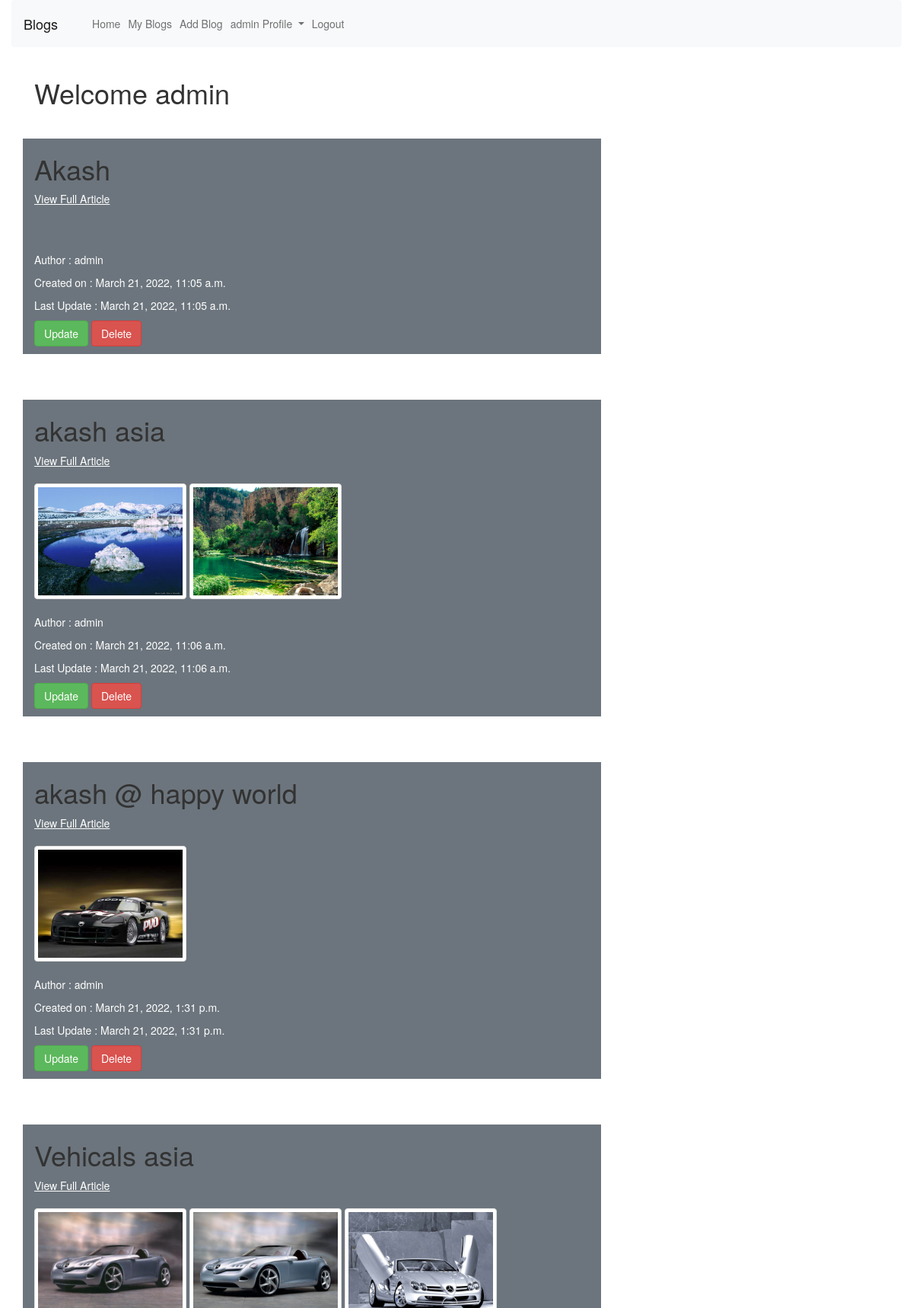
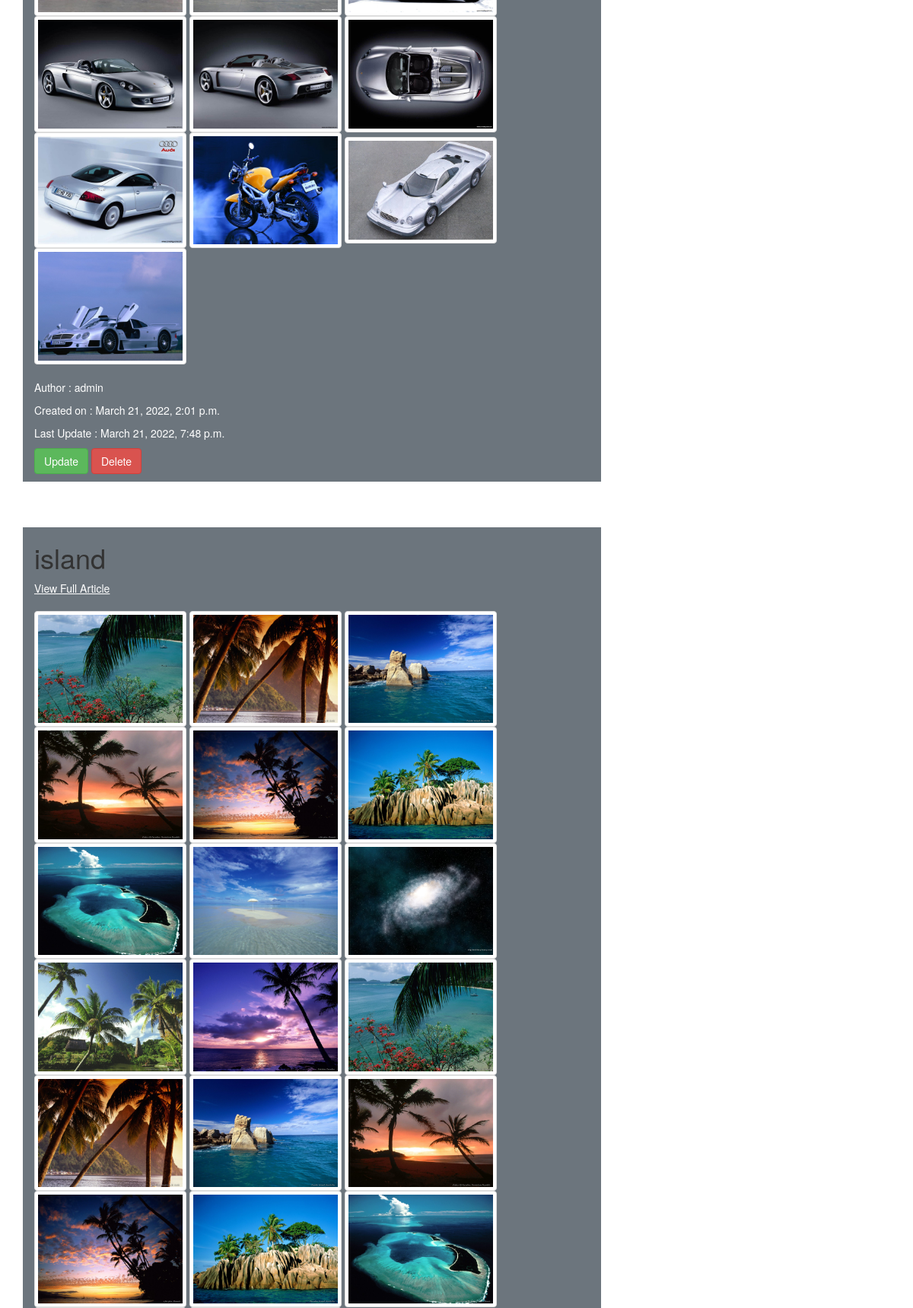
The page /myblogs/ (signed in, upper part) on the database its author committed (2 pictures, top to bottom).
### blog/models.py (models this page shows, shortened)
class Blog(models.Model):
    author=models.ForeignKey(User,on_delete=models.CASCADE)
    title=models.CharField(max_length=200)
    description=models.TextField(max_length=10000)
    created_on=models.DateTimeField(auto_now_add=True)
    updated_on=models.DateTimeField(auto_now_add=True)

class Images(models.Model):
    blogtitle = models.ForeignKey(Blog, default=None, on_delete=models.CASCADE)
    image = models.ImageField(upload_to="img",default="None")

### blog/views.py (the view)
# urls.py: path('myblogs/',views.myblogs,name='myblogs'),
def myblogs(request):
    if request.user.is_authenticated:
        blog=Blog.objects.filter(author=request.user)
        images=Images.objects.all()
        return render(request,'blog/myblogs.html',{'blogs':blog,'images':images,'name':request.user})
    else:
        return HttpResponseRedirect('/signin')

### blog/templates/blog/myblogs.html (shortened to what this page needs)
{% extends 'blog/base.html' %}
{% block body %}
<div class="container">
    <h1>Welcome {{name}}</h1>
    <div class="row">
        {% for blog in blogs %}
        <div class="col-md-8 bg-secondary my-5">
            <h1>
                {{blog.title}}
            </h1>
            <a href="{% url 'viewblog' blog.id%}" class="text-white"><u>View Full Article</u></a>
            {% for img in images %}
                {% if img.blogtitle.title == blog.title  %}
                    <img src="{{img.image.url}}" alt="image" class="img-thumbnail" height="200px" width="200px">
                {% endif %}
            {% endfor %}
            <p class="text-white">Author : {{blog.author}}</p>
            <p class="text-white">Created on : {{blog.created_on}}</p>
            <p class="text-white">Last Update : {{blog.updated_on}}</p>
            <a href="{%url 'updateblog' blog.id%}" class="btn btn-success"> Update</a>
            <a href="{%url 'deleteblog' blog.id%}" class="btn btn-danger"> Delete</a>
        </div>
        {% endfor %}
        <div class="col-md-4">
        </div>
    </div>
</div>
    {% endblock body %}

### blog/templates/blog/base.html (shortened to what this page needs)
<!DOCTYPE html>
<html lang="en">
<head>
<link href="https://cdn.jsdelivr.net/npm/bootstrap@5.1.3/dist/css/bootstrap.min.css" rel="stylesheet">
<link rel="stylesheet" type="text/css" href="//netdna.bootstrapcdn.com/bootstrap/3.1.1/css/bootstrap.min.css">
</head>
<body>
    <div class="container-fluid">
    <nav class="navbar navbar-expand-lg navbar-light bg-light">
        <a class="navbar-brand" href="#">Blogs</a>
        <div class="collapse navbar-collapse" id="navbarSupportedContent">
          <ul class="navbar-nav mr-auto">
            {% if not name %}
            <li class="nav-item active">
              <a class="nav-link" href="{%url 'home'%}">Home </a>
            </li>
            <li class="nav-item">
                <a class="nav-link" href="{%url 'signup'%}">Signup</a>
              </li>
              <li class="nav-item">
                <a class="nav-link" href="{%url 'signin'%}">Signin</a>
              </li>
              {% else %}
              <li class="nav-item active">
                <a class="nav-link" href="{%url 'dashboard'%}">Home </a>
              </li>
              <li class="nav-item active">
                <a class="nav-link" href="{%url 'myblogs'%}">My Blogs </a>
              </li>
              <li class="nav-item">
                <a class="nav-link" href="{%url 'addblog'%}">Add Blog</a>
              </li>
              <li class="nav-item dropdown">
                <a class="nav-link dropdown-toggle" href="#" id="navbarDropdown" role="button" data-toggle="dropdown" aria-haspopup="true" aria-expanded="false">
                  {{name}} Profile
                </a>
              </li>
            <li class="nav-item">
              <a class="nav-link " href="{%url 'logout'%}">Logout</a>
            </li>
            {% endif %}
          </ul>
        </div>
      </nav>
    </div>
      {% block body %}
      {% endblock body %}
</body>
</html>

### rows shown on the page
Blog: title "Akash", author "admin", created_on "March 21, 2022, 11:05 a.m.", updated_on "March 21, 2022, 11:05 a.m."
Blog: title "akash asia", author "admin", created_on "March 21, 2022, 11:06 a.m.", updated_on "March 21, 2022, 11:06 a.m."
Images: image (picture)
Images: image (picture)
Blog: title "akash @ happy world", author "admin", created_on "March 21, 2022, 1:31 p.m.", updated_on "March 21, 2022, 1:31 p.m."
Images: image (picture)
Blog: title "Vehicals asia", author "admin", created_on "March 21, 2022, 2:01 p.m.", updated_on "March 21, 2022, 7:48 p.m."
Images: image (picture)
Images: image (picture)
Images: image (picture)
Images: image (picture)
Images: image (picture)
Images: image (picture)
Images: image (picture)
Images: image (picture)
Images: image (picture)
Images: image (picture)
Blog: title "island"
Images: image (picture)
Images: image (picture)
Images: image (picture)
Images: image (picture)
Images: image (picture)
Images: image (picture)
Images: image (picture)
Images: image (picture)
Images: image (picture)
Images: image (picture)
Images: image (picture)
Images: image (picture)
Images: image (picture)
Images: image (picture)
Images: image (picture)
Images: image (picture)
Images: image (picture)
Images: image (picture)

### other values the page prints
{{ name }} "admin"
